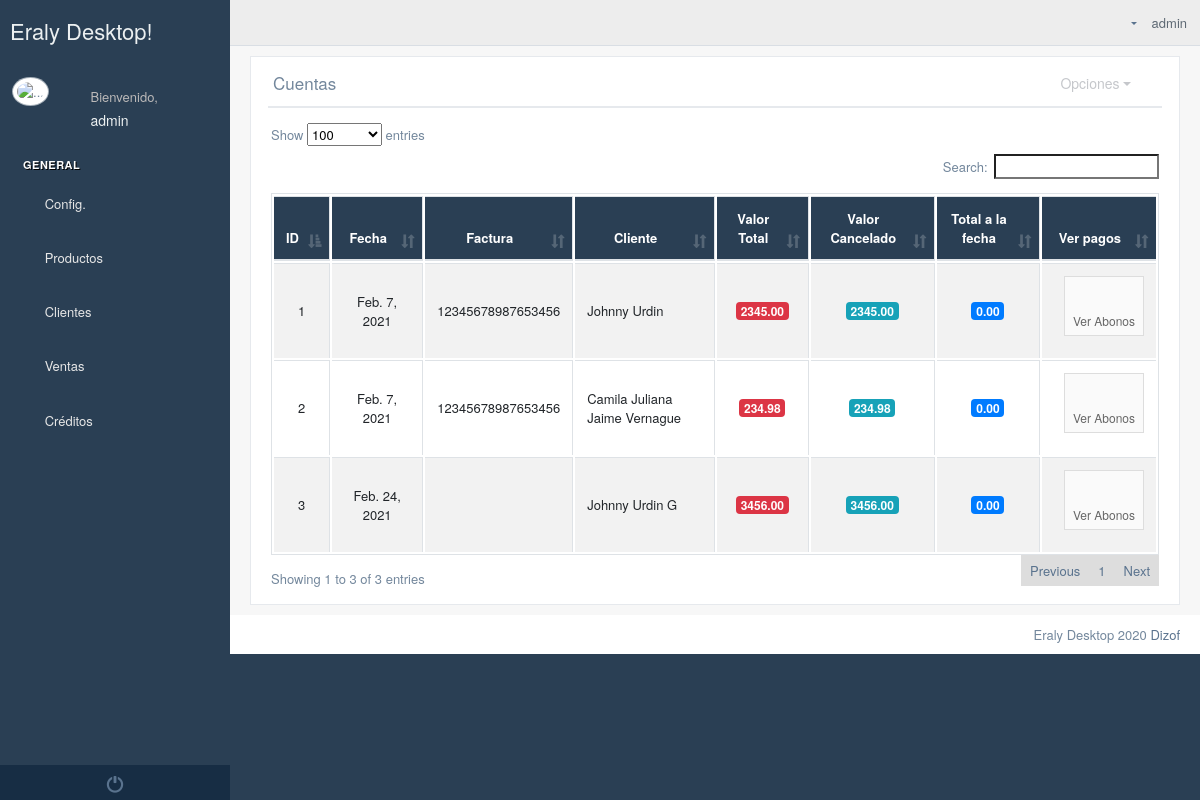
Screenshot of /accounts_receivable/ (signed in) with the database file from the repository.
### Ventas/models.py (models this page shows)
class CuentasCobrar(models.Model):
    fecha=models.DateField(auto_now_add=True)
    factura_numero=models.CharField(max_length=20,null=True,blank=True)
    cliente = models.ForeignKey(Clientes, on_delete=models.CASCADE)
    cantidad = models.DecimalField(max_digits=9, decimal_places=2,default=0)

### Personas/models.py (models this page shows, shortened)
class Clientes(models.Model):
    establecimiento=models.ForeignKey(Establecimiento, on_delete=models.CASCADE,null=True,blank=True)
    cedula=models.CharField(max_length=13)
    nombres=models.CharField(max_length=60)
    apellidos=models.CharField(max_length=60)
    direccion=models.CharField(max_length=60)
    ciudad=models.ForeignKey(Ciudad, on_delete=models.CASCADE)
    telefono=models.CharField(max_length=13,null=True,blank=True)
    celular=models.CharField(max_length=13,null=True,blank=True)
    estado=models.BooleanField(default=True)

### Ventas/views.py (the view)
# urls.py: path("accounts_receivable/",cuentasCobrar),
def cuentasCobrar(request):
    if request.POST:
        CuentasCobrar(cantidad=request.POST['cantidad'], cliente_id=request.POST['cliente'],factura_numero=request.POST['factura_numero']).save()
        messages.add_message(request, messages.SUCCESS, "El Documento se ha registrado.!")
    contexto={
        'cuentas':CuentasCobrar.objects.filter(cliente__establecimiento__usuario=request.user),
        'clientes':Clientes.objects.filter(establecimiento__usuario=request.user)
    }
    return render(request, 'Ventas/ListaCuentasCobrar.html',contexto)

### Ventas/templatetags/VentasTags.py (called while the page is built)
@register.simple_tag
def pagos(id_cuenta):
    xpagos=0
    try:
        xpagos=Recibos.objects.filter(cuenta_id=id_cuenta).aggregate(Sum('cantidad'))['cantidad__sum']
        if xpagos == None:
            xpagos=0
    except:
        xpagos =0
    return round(xpagos,2)

@register.simple_tag
def saldos(id_cuenta):
    cuenta=CuentasCobrar.objects.get(id=id_cuenta).cantidad
    xpagos=0
    try:
        xpagos=Recibos.objects.filter(cuenta_id=id_cuenta).aggregate(Sum('cantidad'))['cantidad__sum']
        if xpagos==None:
            xpagos=0
    except:
        xpagos =0
    print(cuenta,xpagos)
    total=cuenta - xpagos
    return round(total,2)

### templates/Ventas/ListaCuentasCobrar.html (shortened to what this page needs)
{% extends 'Home/index2.html' %}
{% block contenido_index %}
{% load static %}
{% load VentasTags %}
    <div class="">
        <div class="row">
            <div class="col-md-12 col-sm-12 ">
                <div class="x_panel">
                    <div class="x_title">
                        <h2>Cuentas <small>por cobrar</small></h2>
                        <ul class="nav navbar-right panel_toolbox">
                        <li class="dropdown">
                            <a href="#" class="dropdown-toggle" data-toggle="dropdown" role="button"
                               aria-expanded="false">Opciones</a>
                        </li>
                        <li><a class="collapse-link"><i class="fa fa-chevron-up"></i></a></li>
                    </ul>
                        <div class="clearfix"></div>
                    </div>
                    <div class="x_content">
                        <div class="row">
                            <div class="col-sm-12">
                                <div class="card-box table-responsive">
                                    <table id="listaCuentas" class="table table-striped table-bordered" style="width:100%">
                                        <thead style="background-color: #2A3F54; color: white">
                                        <tr>
                                            <th style="text-align: center">ID</th>
                                             <th style="text-align: center">Fecha</th>
                                            <th style="text-align: center">Factura</th>
                                            <th style="text-align: center">Cliente</th>
                                            <th style="text-align: center">Valor Total</th>
                                            <th style="text-align: center">Valor Cancelado</th>
                                            <th style="text-align: center">Total a la fecha</th>
                                            <th style="text-align: center">Ver pagos</th>
                                        </tr>
                                        </thead>
                                        <tbody>
                                            {% for cuenta in cuentas %}
                                               <tr>
                                                   <td style="text-align: center; vertical-align: middle">{{ cuenta.id }}</td>
                                                   <td style="text-align: center; vertical-align: middle">{{ cuenta.fecha }}</td>
                                                   <td style="text-align: center; vertical-align: middle">{{ cuenta.factura_numero }}</td>
                                                   <td style="vertical-align: middle">{{ cuenta.cliente.nombres }} {{ cuenta.cliente.apellidos }}</td>
                                                   <td style="text-align: center; vertical-align: middle"><span style="font-size: 12px" class="badge badge-danger">{{ cuenta.cantidad }}</span></td>
                                                   <td style="text-align: center; vertical-align: middle"><span style="font-size: 12px" class="badge badge-info">{% pagos cuenta.id %}</span></td>
                                                   <td style="text-align: center; vertical-align: middle"><span style="font-size: 12px" class="badge badge-primary">{% saldos cuenta.id %}</span></td>
                                                   <td style="text-align: center"><a href="" class="btn btn-app"><i class="fa fa-binoculars"></i> Ver Abonos</a></td>
                                               </tr>
                                            {% endfor %}
                                        </tbody>
                                    </table>
                                </div>
                            </div>
                        </div>
                    </div>
                </div>
            </div>
        </div>
    </div>
{% endblock %}
{% block script_index %}
<link rel="stylesheet" href="{% static 'select2/css/select2.min.css' %}">
{% endblock %}

### templates/Home/base_html.html (shortened to what this page needs)
<!DOCTYPE html>
{% load static %}
<html lang="en">
<head>
    <link href="{% static '/vendors/datatables.net-bs/css/dataTables.bootstrap.min.css' %}" rel="stylesheet">
    <link href="{% static '/vendors/datatables.net-buttons-bs/css/buttons.bootstrap.min.css' %}" rel="stylesheet">
    <link href="{% static '/vendors/datatables.net-fixedheader-bs/css/fixedHeader.bootstrap.min.css' %}"
          rel="stylesheet">
    <link href="{% static '/vendors/datatables.net-responsive-bs/css/responsive.bootstrap.min.css' %}" rel="stylesheet">
    <link href="{% static '/vendors/datatables.net-scroller-bs/css/scroller.bootstrap.min.css' %}" rel="stylesheet">
    <link href="{% static '/vendors/bootstrap/dist/css/bootstrap.min.css' %}" rel="stylesheet">
    <link href="{% static '/vendors/font-awesome/css/font-awesome.min.css' %}" rel="stylesheet">
    <link href="{% static '/vendors/nprogress/nprogress.css' %}" rel="stylesheet">
    <link href="{% static '/vendors/bootstrap-daterangepicker/daterangepicker.css' %}" rel="stylesheet">
    <link href="{% static '/vendors/iCheck/skins/flat/green.css' %}" rel="stylesheet">
    <link href="{% static '/build/css/custom.min.css' %}" rel="stylesheet">
</head>
<body class="nav-md">
<div class="container body">
    <div class="main_container">
        <div class="col-md-3 left_col">
            <div class="left_col scroll-view">
                <div class="navbar nav_title" style="border: 0;">
                    <a href="/" class="site_title"> <span>Eraly Desktop!</span></a>
                </div>
                <div class="profile clearfix">
                    <div class="profile_pic">
                        <img src="/media/admin-interface/favicon/favicon_eraly.png" alt="..."
                             class="img-circle profile_img">
                    </div>
                    <div class="profile_info">
                        <span>Bienvenido,</span>
                        <h2>{{ request.user }}</h2>
                    </div>
                </div>
                <br/>
                {% block menu %}
                    <div id="sidebar-menu" class="main_menu_side hidden-print main_menu">
                        <div class="menu_section">
                            <h3>General</h3>
                            <ul class="nav side-menu">
                                <li><a><i class="fa fa-home"></i> Config. <span class="fa fa-chevron-down"></span></a>
                                </li>
                            </ul>
                            <ul class="nav side-menu">
                                <li><a><i class="fa fa-product-hunt"></i> Productos <span
                                        class="fa fa-chevron-down"></span></a>
                                </li>
                            </ul>
                        <ul class="nav side-menu">
                                <li><a><i class="fa fa-user-plus"></i> Clientes <span class="fa fa-chevron-down"></span></a>
                                </li>
                            </ul>
                            <ul class="nav side-menu">
                                <li><a><i class="fa fa-file-o"></i> Ventas <span class="fa fa-chevron-down"></span></a>
                                </li>
                            </ul>
                            <ul class="nav side-menu">
                                <li><a><i class="fa fa-file-o"></i> Créditos <span class="fa fa-chevron-down"></span></a>
                                </li>
                            </ul>
                        </div>
                    </div>
                    <div class="sidebar-footer hidden-small">
                        <a data-toggle="tooltip" data-placement="top" title="Logout" href="/logout_/"
                           style="width: 100%">
                            <span class="glyphicon glyphicon-off" aria-hidden="true"></span>
                        </a>
                    </div>
                {% endblock %}
            </div>
        </div>
        <div class="top_nav">
            <div class="nav_menu">
                <div class="nav toggle">
                    <a id="menu_toggle"><i class="fa fa-bars"></i></a>
                </div>
                <nav class="nav navbar-nav">
                    <ul class=" navbar-right">
                        <li class="nav-item dropdown open" style="padding-left: 15px;">
                            <a href="javascript:;" class="user-profile" aria-haspopup="true"
                               id="navbarDropdown" data-toggle="dropdown" aria-expanded="false">
                                {{ request.user.username }}
                            </a>
                        </li>
                        <li role="presentation" class="nav-item dropdown open">
                            <a href="javascript:;" class="dropdown-toggle info-number" id="navbarDropdown1"
                               data-toggle="dropdown" aria-expanded="false">
                                <i class="fa fa-envelope-o"></i>
                            </a>
                        </li>
                    </ul>
                </nav>
            </div>
        </div>
        <div class="right_col" role="main">
            {% block contenido %}{% endblock %}
        </div>
    </div>
    <footer>
        <div class="pull-right">
            Eraly Desktop 2020 <a href="https://colorlib.com">Dizof</a>
        </div>
        <div class="clearfix"></div>
    </footer>
</div>
<link rel="stylesheet" href="{% static 'toastr/toastr.min.css' %}">
{% block script %}
{% endblock %}
</body>
</html>

### rows the page displays
CuentasCobrar: id "1", fecha "Feb. 7, 2021", factura_numero "12345678987653456", cliente.nombres "Johnny", cliente.apellidos "Urdin", cantidad "2345.00", id "2345.00", id+cantidad "0.00"
CuentasCobrar: id "2", fecha "Feb. 7, 2021", factura_numero "12345678987653456", cliente.nombres "Camila Juliana", cliente.apellidos "Jaime Vernague", cantidad "234.98", id "234.98", id+cantidad "0.00"
CuentasCobrar: id "3", fecha "Feb. 24, 2021", cliente.nombres "Johnny", cliente.apellidos "Urdin G", cantidad "3456.00", id "3456.00", id+cantidad "0.00"

### other values shown
{{ request.user }} "admin"
{{ request.user.username }} "admin"
